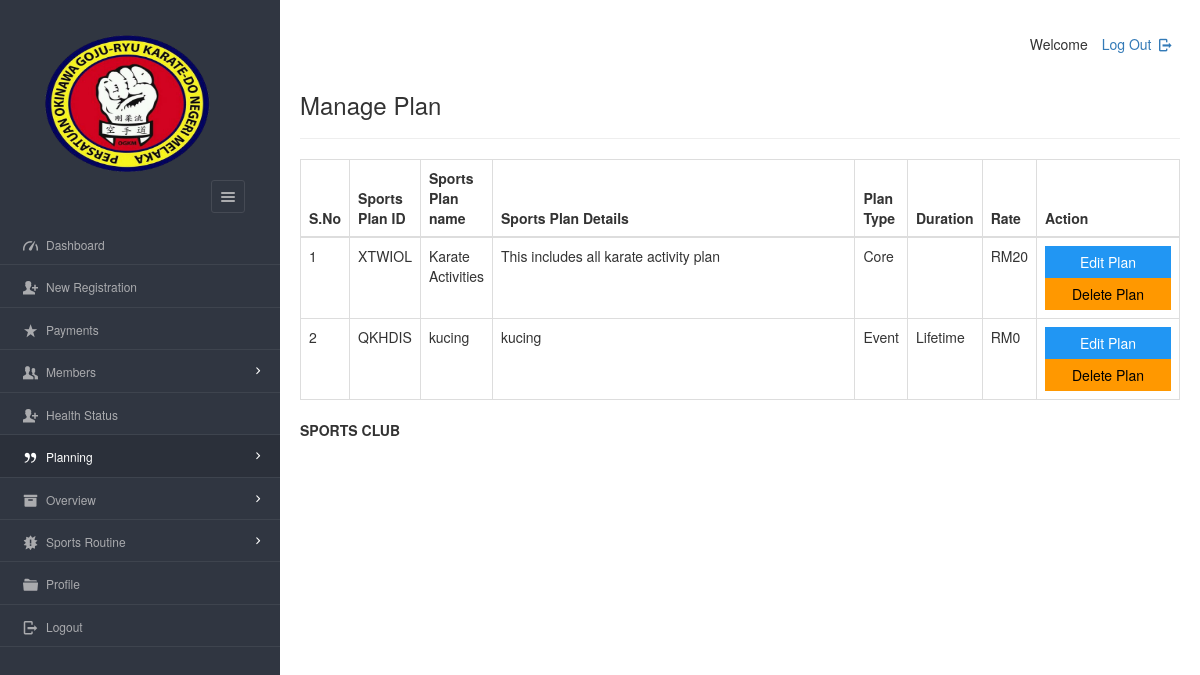
The app's page /dashboard/admin/view_plan.php (signed in), older data.
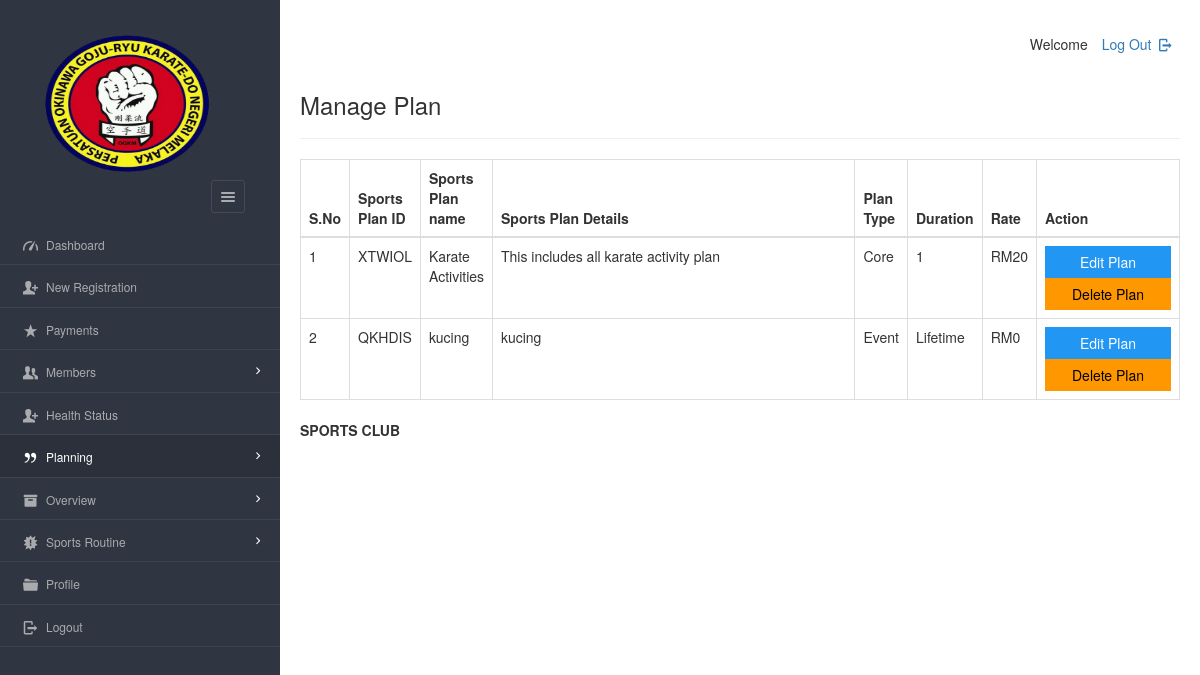
The same page, newer data.
### tables this page shows
CREATE TABLE `plan` (
  `planid` varchar(8) NOT NULL,
  `planName` varchar(20) NOT NULL,
  `description` varchar(200) NOT NULL,
  `planType` varchar(50) NOT NULL,
  `validity` varchar(20) NOT NULL DEFAULT 'Lifetime',
  `amount` int(10) NOT NULL DEFAULT 0,
  `active` varchar(255) NOT NULL
);

### dashboard/admin/view_plan.php (the view, shortened to what this page needs)
<?php
require '../../include/db_conn.php';
?>
<!DOCTYPE html>
<html lang="en">
<head>
    <link rel="stylesheet" href="../../css/style.css"  id="style-resource-5">
    <link rel="stylesheet" href="../../css/dashMain.css">
    <link rel="stylesheet" type="text/css" href="../../css/entypo.css">
	<link href="a1style.css" rel="stylesheet" type="text/css">
	<link rel="stylesheet" href="https://maxcdn.bootstrapcdn.com/bootstrap/3.4.1/css/bootstrap.min.css">
</head>
     <body class="page-body  page-fade" onload="collapseSidebar()">
    	<div class="page-container sidebar-collapsed" id="navbarcollapse">
		<div class="sidebar-menu">
			<header class="logo-env">
					<div class="sidebar-collapse" onclick="collapseSidebar()">
				<a href="#" class="sidebar-collapse-icon with-animation">
					<i class="entypo-menu"></i>
				</a>
			</div>
			</header>
    		<?php include('nav.php'); ?>
    	</div>
    		<div class="main-content">
				<div class="row">
					<div class="col-md-6 col-sm-8 clearfix">
					</div>
					<div class="col-md-6 col-sm-4 clearfix hidden-xs">
						<ul class="list-inline links-list pull-right">
							<li>Welcome <?php echo $_SESSION['full_name']; ?>
							</li>
							<li>
								<a href="logout.php">
									Log Out <i class="entypo-logout right"></i>
								</a>
							</li>
						</ul>
					</div>
				</div>
		<h3>Manage Plan</h3>
		<hr />
		<table class="table table-bordered datatable" id="table-1" border=1>
			<thead>
				<tr>
					<th>S.No</th>
					<th>Sports Plan ID</th>
					<th>Sports Plan name</th>
					<th>Sports Plan Details</th>
					<th>Plan Type</th>
					<th>Duration</th>
					<th>Rate</th>
					<th>Action</th>
				</tr>
			</thead>
				<tbody>
					<?php
					$query  = "select * from plan where active='yes' ORDER BY amount DESC";
					$result = mysqli_query($con, $query);
					$sno    = 1;
					if (mysqli_affected_rows($con) != 0) {
					    while ($row = mysqli_fetch_array($result, MYSQLI_ASSOC)) {
					        $msgid = $row['planid'];
					        echo "<tr><td>" . $sno . "</td>";
					        echo "<td>" . $row['planid'] . "</td>";
					        echo "<td>" . $row['planName'] . "</td>";
					        echo "<td width='380'>" . $row['description'] . "</td>";
							echo "<td>" . $row['planType'] . "</td>";
					        echo "<td>" . $row['validity'] . "</td>";
					        echo "<td>RM" . $row['amount'] . "</td>";
					        $sno++;
					        echo '<td><a href=edit_plan.php?id="'.$row['planid'].'"><input type="button" class="a1-btn a1-blue" id="boxxe" style="width:100%" value="Edit Plan" ></a><form action="del_plan.php" method="post" onSubmit="return ConfirmDelete();"><input type="hidden" name="name" value="' . $msgid .'"/><input type="submit" id="button1" value="Delete Plan" class="a1-btn a1-orange"/></form></td></tr>';
					    }
					}
					?>
				</tbody>
		</table>
<?php include('footer.php'); ?>
    	</div>
    </body>
</html>

Row changes from the older to the newer data that the page shows:
changed plan "XTWIOL": validity (not shown) → "1"
